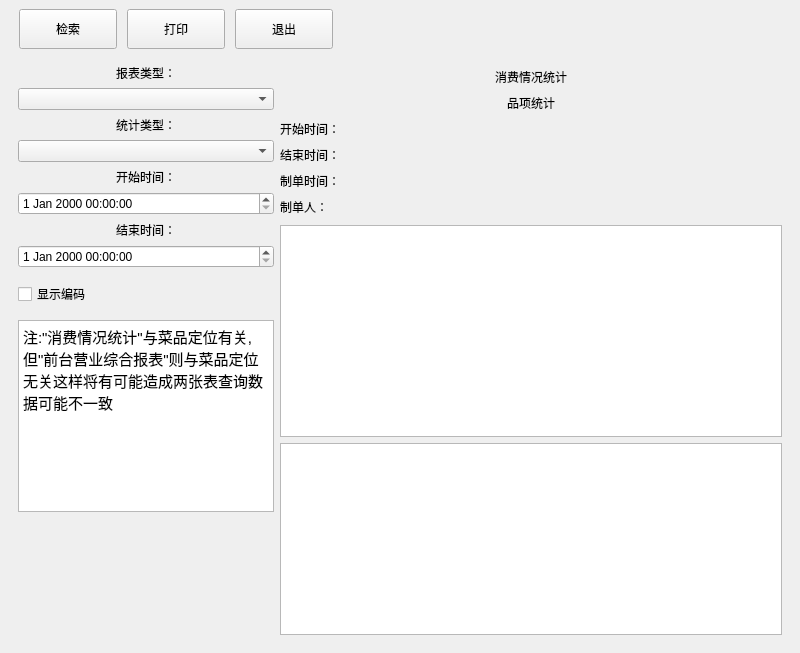
<?xml version="1.0" encoding="UTF-8"?>
<ui version="4.0">
 <class>consumption_veiw</class>
 <widget class="QDialog" name="consumption_veiw">
  <property name="geometry">
   <rect>
    <x>0</x>
    <y>0</y>
    <width>800</width>
    <height>653</height>
   </rect>
  </property>
  <property name="sizePolicy">
   <sizepolicy hsizetype="Expanding" vsizetype="Fixed">
    <horstretch>0</horstretch>
    <verstretch>0</verstretch>
   </sizepolicy>
  </property>
  <property name="minimumSize">
   <size>
    <width>0</width>
    <height>40</height>
   </size>
  </property>
  <property name="windowTitle">
   <string>Dialog</string>
  </property>
  <layout class="QVBoxLayout" name="verticalLayout_4">
   <property name="leftMargin">
    <number>9</number>
   </property>
   <property name="topMargin">
    <number>9</number>
   </property>
   <property name="rightMargin">
    <number>9</number>
   </property>
   <property name="bottomMargin">
    <number>9</number>
   </property>
   <item>
    <layout class="QHBoxLayout" name="horizontalLayout">
     <property name="spacing">
      <number>10</number>
     </property>
     <property name="leftMargin">
      <number>10</number>
     </property>
     <property name="rightMargin">
      <number>10</number>
     </property>
     <item>
      <widget class="QPushButton" name="pushButton_2">
       <property name="sizePolicy">
        <sizepolicy hsizetype="Fixed" vsizetype="Fixed">
         <horstretch>0</horstretch>
         <verstretch>0</verstretch>
        </sizepolicy>
       </property>
       <property name="minimumSize">
        <size>
         <width>98</width>
         <height>40</height>
        </size>
       </property>
       <property name="focusPolicy">
        <enum>Qt::NoFocus</enum>
       </property>
       <property name="text">
        <string>检索</string>
       </property>
       <property name="outer_stylesheet" stdset="0">
        <string>pushbutton</string>
       </property>
      </widget>
     </item>
     <item>
      <widget class="QPushButton" name="pushButton_3">
       <property name="sizePolicy">
        <sizepolicy hsizetype="Fixed" vsizetype="Fixed">
         <horstretch>0</horstretch>
         <verstretch>0</verstretch>
        </sizepolicy>
       </property>
       <property name="minimumSize">
        <size>
         <width>98</width>
         <height>40</height>
        </size>
       </property>
       <property name="focusPolicy">
        <enum>Qt::NoFocus</enum>
       </property>
       <property name="text">
        <string>打印</string>
       </property>
       <property name="outer_stylesheet" stdset="0">
        <string>pushbutton</string>
       </property>
      </widget>
     </item>
     <item>
      <widget class="QPushButton" name="pushButton_6">
       <property name="sizePolicy">
        <sizepolicy hsizetype="Fixed" vsizetype="Fixed">
         <horstretch>0</horstretch>
         <verstretch>0</verstretch>
        </sizepolicy>
       </property>
       <property name="minimumSize">
        <size>
         <width>98</width>
         <height>40</height>
        </size>
       </property>
       <property name="focusPolicy">
        <enum>Qt::NoFocus</enum>
       </property>
       <property name="text">
        <string>退出</string>
       </property>
       <property name="outer_stylesheet" stdset="0">
        <string>pushbutton</string>
       </property>
      </widget>
     </item>
     <item>
      <spacer name="horizontalSpacer">
       <property name="orientation">
        <enum>Qt::Horizontal</enum>
       </property>
       <property name="sizeHint" stdset="0">
        <size>
         <width>40</width>
         <height>20</height>
        </size>
       </property>
      </spacer>
     </item>
    </layout>
   </item>
   <item>
    <layout class="QHBoxLayout" name="horizontalLayout_2" stretch="0,1">
     <property name="leftMargin">
      <number>9</number>
     </property>
     <property name="topMargin">
      <number>9</number>
     </property>
     <property name="rightMargin">
      <number>9</number>
     </property>
     <property name="bottomMargin">
      <number>9</number>
     </property>
     <item>
      <layout class="QVBoxLayout" name="verticalLayout">
       <item>
        <widget class="QLabel" name="label_2">
         <property name="sizePolicy">
          <sizepolicy hsizetype="Minimum" vsizetype="Fixed">
           <horstretch>0</horstretch>
           <verstretch>0</verstretch>
          </sizepolicy>
         </property>
         <property name="minimumSize">
          <size>
           <width>0</width>
           <height>0</height>
          </size>
         </property>
         <property name="text">
          <string>报表类型：</string>
         </property>
         <property name="alignment">
          <set>Qt::AlignCenter</set>
         </property>
        </widget>
       </item>
       <item>
        <widget class="QComboBox" name="comboBox">
         <property name="sizePolicy">
          <sizepolicy hsizetype="Minimum" vsizetype="Fixed">
           <horstretch>0</horstretch>
           <verstretch>0</verstretch>
          </sizepolicy>
         </property>
         <property name="minimumSize">
          <size>
           <width>0</width>
           <height>0</height>
          </size>
         </property>
        </widget>
       </item>
       <item>
        <widget class="QLabel" name="label_3">
         <property name="sizePolicy">
          <sizepolicy hsizetype="Minimum" vsizetype="Fixed">
           <horstretch>0</horstretch>
           <verstretch>0</verstretch>
          </sizepolicy>
         </property>
         <property name="minimumSize">
          <size>
           <width>0</width>
           <height>0</height>
          </size>
         </property>
         <property name="text">
          <string>统计类型：</string>
         </property>
         <property name="alignment">
          <set>Qt::AlignCenter</set>
         </property>
        </widget>
       </item>
       <item>
        <widget class="QComboBox" name="comboBox_2">
         <property name="sizePolicy">
          <sizepolicy hsizetype="Minimum" vsizetype="Fixed">
           <horstretch>0</horstretch>
           <verstretch>0</verstretch>
          </sizepolicy>
         </property>
         <property name="minimumSize">
          <size>
           <width>0</width>
           <height>0</height>
          </size>
         </property>
        </widget>
       </item>
       <item>
        <widget class="QLabel" name="label_4">
         <property name="sizePolicy">
          <sizepolicy hsizetype="Minimum" vsizetype="Fixed">
           <horstretch>0</horstretch>
           <verstretch>0</verstretch>
          </sizepolicy>
         </property>
         <property name="minimumSize">
          <size>
           <width>0</width>
           <height>0</height>
          </size>
         </property>
         <property name="text">
          <string>开始时间：</string>
         </property>
         <property name="alignment">
          <set>Qt::AlignCenter</set>
         </property>
        </widget>
       </item>
       <item>
        <widget class="lds_datetimeEdit" name="dateTimeEdit"/>
       </item>
       <item>
        <widget class="QLabel" name="label_5">
         <property name="sizePolicy">
          <sizepolicy hsizetype="Minimum" vsizetype="Fixed">
           <horstretch>0</horstretch>
           <verstretch>0</verstretch>
          </sizepolicy>
         </property>
         <property name="minimumSize">
          <size>
           <width>0</width>
           <height>0</height>
          </size>
         </property>
         <property name="text">
          <string>结束时间：</string>
         </property>
         <property name="alignment">
          <set>Qt::AlignCenter</set>
         </property>
        </widget>
       </item>
       <item>
        <widget class="lds_datetimeEdit" name="dateTimeEdit_2"/>
       </item>
       <item>
        <widget class="QCheckBox" name="checkBox">
         <property name="sizePolicy">
          <sizepolicy hsizetype="Expanding" vsizetype="Fixed">
           <horstretch>0</horstretch>
           <verstretch>0</verstretch>
          </sizepolicy>
         </property>
         <property name="minimumSize">
          <size>
           <width>0</width>
           <height>40</height>
          </size>
         </property>
         <property name="text">
          <string>显示编码</string>
         </property>
        </widget>
       </item>
       <item>
        <widget class="QTextEdit" name="textEdit">
         <property name="sizePolicy">
          <sizepolicy hsizetype="Minimum" vsizetype="Expanding">
           <horstretch>0</horstretch>
           <verstretch>0</verstretch>
          </sizepolicy>
         </property>
         <property name="html">
          <string>&lt;!DOCTYPE HTML PUBLIC &quot;-//W3C//DTD HTML 4.0//EN&quot; &quot;http://www.w3.org/TR/REC-html40/strict.dtd&quot;&gt;
&lt;html&gt;&lt;head&gt;&lt;meta name=&quot;qrichtext&quot; content=&quot;1&quot; /&gt;&lt;style type=&quot;text/css&quot;&gt;
p, li { white-space: pre-wrap; }
&lt;/style&gt;&lt;/head&gt;&lt;body style=&quot; font-family:'Ubuntu'; font-size:11pt; font-weight:400; font-style:normal;&quot;&gt;
&lt;p style=&quot; margin-top:0px; margin-bottom:0px; margin-left:0px; margin-right:0px; -qt-block-indent:0; text-indent:0px;&quot;&gt;注:&amp;quot;消费情况统计&amp;quot;与菜品定位有关,但&amp;quot;前台营业综合报表&amp;quot;则与菜品定位无关这样将有可能造成两张表查询数据可能不一致&lt;/p&gt;&lt;/body&gt;&lt;/html&gt;</string>
         </property>
        </widget>
       </item>
       <item>
        <spacer name="verticalSpacer">
         <property name="orientation">
          <enum>Qt::Vertical</enum>
         </property>
         <property name="sizeHint" stdset="0">
          <size>
           <width>20</width>
           <height>40</height>
          </size>
         </property>
        </spacer>
       </item>
      </layout>
     </item>
     <item>
      <layout class="QVBoxLayout" name="verticalLayout_3">
       <item>
        <layout class="QVBoxLayout" name="verticalLayout_2">
         <property name="spacing">
          <number>1</number>
         </property>
         <item>
          <widget class="QLabel" name="label_7">
           <property name="sizePolicy">
            <sizepolicy hsizetype="Expanding" vsizetype="Fixed">
             <horstretch>0</horstretch>
             <verstretch>0</verstretch>
            </sizepolicy>
           </property>
           <property name="minimumSize">
            <size>
             <width>0</width>
             <height>25</height>
            </size>
           </property>
           <property name="text">
            <string>消费情况统计</string>
           </property>
           <property name="alignment">
            <set>Qt::AlignCenter</set>
           </property>
          </widget>
         </item>
         <item>
          <widget class="QLabel" name="label_8">
           <property name="sizePolicy">
            <sizepolicy hsizetype="Expanding" vsizetype="Fixed">
             <horstretch>0</horstretch>
             <verstretch>0</verstretch>
            </sizepolicy>
           </property>
           <property name="minimumSize">
            <size>
             <width>0</width>
             <height>25</height>
            </size>
           </property>
           <property name="text">
            <string>品项统计</string>
           </property>
           <property name="alignment">
            <set>Qt::AlignCenter</set>
           </property>
          </widget>
         </item>
         <item>
          <layout class="QGridLayout" name="gridLayout">
           <item row="0" column="0">
            <widget class="QLabel" name="label_9">
             <property name="sizePolicy">
              <sizepolicy hsizetype="Fixed" vsizetype="Fixed">
               <horstretch>0</horstretch>
               <verstretch>0</verstretch>
              </sizepolicy>
             </property>
             <property name="minimumSize">
              <size>
               <width>91</width>
               <height>25</height>
              </size>
             </property>
             <property name="text">
              <string>开始时间：</string>
             </property>
            </widget>
           </item>
           <item row="0" column="1">
            <widget class="QLabel" name="label_10">
             <property name="sizePolicy">
              <sizepolicy hsizetype="Expanding" vsizetype="Fixed">
               <horstretch>0</horstretch>
               <verstretch>0</verstretch>
              </sizepolicy>
             </property>
             <property name="minimumSize">
              <size>
               <width>0</width>
               <height>25</height>
              </size>
             </property>
             <property name="text">
              <string/>
             </property>
            </widget>
           </item>
           <item row="1" column="0">
            <widget class="QLabel" name="label_11">
             <property name="sizePolicy">
              <sizepolicy hsizetype="Fixed" vsizetype="Fixed">
               <horstretch>0</horstretch>
               <verstretch>0</verstretch>
              </sizepolicy>
             </property>
             <property name="minimumSize">
              <size>
               <width>91</width>
               <height>25</height>
              </size>
             </property>
             <property name="text">
              <string>结束时间：</string>
             </property>
            </widget>
           </item>
           <item row="1" column="1">
            <widget class="QLabel" name="label_12">
             <property name="sizePolicy">
              <sizepolicy hsizetype="Expanding" vsizetype="Fixed">
               <horstretch>0</horstretch>
               <verstretch>0</verstretch>
              </sizepolicy>
             </property>
             <property name="minimumSize">
              <size>
               <width>0</width>
               <height>25</height>
              </size>
             </property>
             <property name="text">
              <string/>
             </property>
            </widget>
           </item>
           <item row="2" column="0">
            <widget class="QLabel" name="label_13">
             <property name="sizePolicy">
              <sizepolicy hsizetype="Fixed" vsizetype="Fixed">
               <horstretch>0</horstretch>
               <verstretch>0</verstretch>
              </sizepolicy>
             </property>
             <property name="minimumSize">
              <size>
               <width>91</width>
               <height>25</height>
              </size>
             </property>
             <property name="text">
              <string>制单时间：</string>
             </property>
            </widget>
           </item>
           <item row="2" column="1">
            <widget class="QLabel" name="label_14">
             <property name="sizePolicy">
              <sizepolicy hsizetype="Expanding" vsizetype="Fixed">
               <horstretch>0</horstretch>
               <verstretch>0</verstretch>
              </sizepolicy>
             </property>
             <property name="minimumSize">
              <size>
               <width>0</width>
               <height>25</height>
              </size>
             </property>
             <property name="text">
              <string/>
             </property>
            </widget>
           </item>
           <item row="3" column="0">
            <widget class="QLabel" name="label_16">
             <property name="sizePolicy">
              <sizepolicy hsizetype="Fixed" vsizetype="Fixed">
               <horstretch>0</horstretch>
               <verstretch>0</verstretch>
              </sizepolicy>
             </property>
             <property name="minimumSize">
              <size>
               <width>91</width>
               <height>25</height>
              </size>
             </property>
             <property name="text">
              <string>制单人：</string>
             </property>
            </widget>
           </item>
           <item row="3" column="1">
            <widget class="QLabel" name="label_15">
             <property name="sizePolicy">
              <sizepolicy hsizetype="Expanding" vsizetype="Fixed">
               <horstretch>0</horstretch>
               <verstretch>0</verstretch>
              </sizepolicy>
             </property>
             <property name="minimumSize">
              <size>
               <width>0</width>
               <height>25</height>
              </size>
             </property>
             <property name="text">
              <string/>
             </property>
            </widget>
           </item>
          </layout>
         </item>
        </layout>
       </item>
       <item>
        <widget class="lds_tableview_sum" name="tableView"/>
       </item>
       <item>
        <widget class="QTableView" name="tableView_2">
         <property name="sizePolicy">
          <sizepolicy hsizetype="Minimum" vsizetype="Fixed">
           <horstretch>0</horstretch>
           <verstretch>0</verstretch>
          </sizepolicy>
         </property>
         <property name="minimumSize">
          <size>
           <width>0</width>
           <height>0</height>
          </size>
         </property>
        </widget>
       </item>
      </layout>
     </item>
    </layout>
   </item>
  </layout>
 </widget>
 <customwidgets>
  <customwidget>
   <class>lds_tableview_sum</class>
   <extends>QTableView</extends>
   <header>lds_tableview_sum.h</header>
  </customwidget>
  <customwidget>
   <class>lds_datetimeEdit</class>
   <extends>QDateTimeEdit</extends>
   <header>lds_datetimeedit.h</header>
  </customwidget>
 </customwidgets>
 <resources/>
 <connections/>
</ui>
